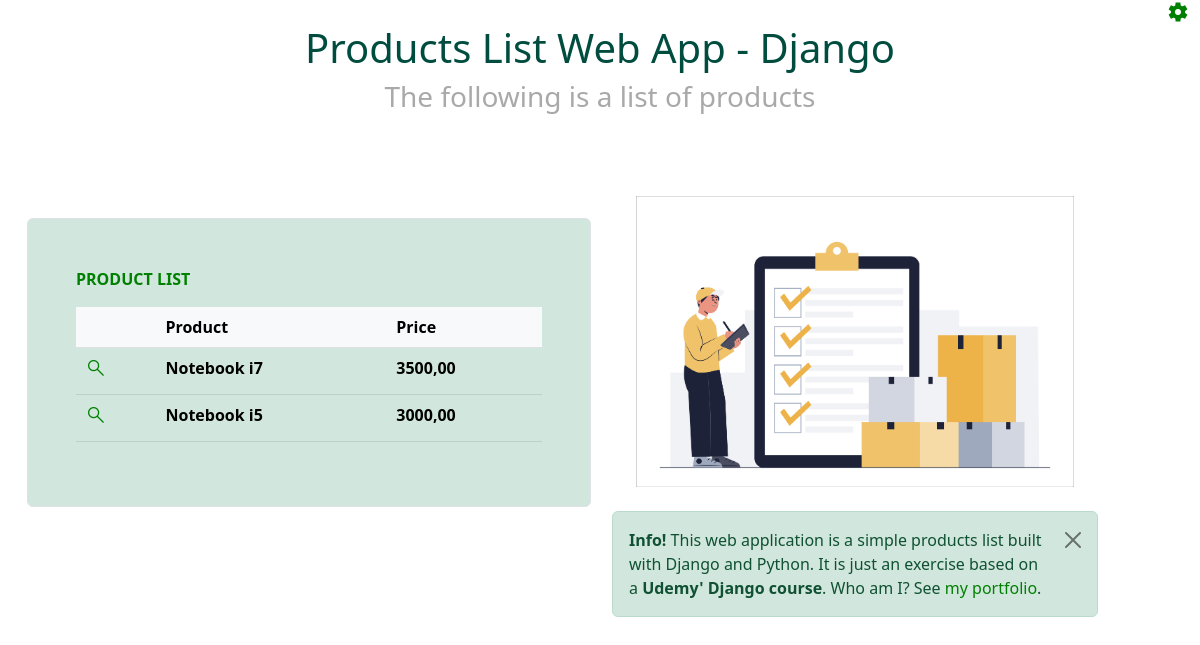
Screenshot of /products/ with the database file from the repository.
### products/models.py (models this page shows, shortened)
class Produto(models.Model):
    nome = models.CharField('Nome', max_length=100)
    preco = models.DecimalField('Preço',decimal_places=2,max_digits=9)
    estoque = models.IntegerField('Quantidade em Estoque')

### products/views.py (the view)
# urls.py: path('', index,name='index'),
def index(request):
    produtos = Produto.objects.all()
    contexto = {
        'produtos' : produtos,
        'curso': 'Programação web com Python Django',
        'outro' : 'Geek University',
    }
    return render(request, 'products/index.html', contexto)

### products/templates/products/index.html (shortened to what this page needs)
{% load static %}
<!DOCTYPE html>
<html lang="en">
<head>
    {% include './extends/head_ext.html' %}
</head>
<body>
{% include './extends/header_ext.html' %}
<div class="row">
  <div class="col-sm-6 p-4" >
    <div id='options' class="container p-5 my-5 border border-1 rounded">
        <p><b>PRODUCT LIST</b></p>
        <table class="table table-hover">
            <thead>
             <tr class="table-light">
               <th>&nbsp;</th>
               <th>Product</th>
               <th>Price</th>
             </tr>
            </thead>
            <tbody>
            {% for produto in produtos%}
              <tr class="table-success" >
                <th>
                  <a href="{% url 'products:produto' produto.id %}"
                     data-bs-toggle="tooltip"
                     title="show inventory quantity"
                      >
                    <span class="material-symbols-outlined" alt="show inventory quantity">
                    </span>
                  </a>
                </th>
                <th>{{produto.nome}}</th>
                <th>{{produto.preco}}</th>
              </tr>
            </tbody>
            {% endfor %}
        </table>
    </div>
  </div>
  <div class="col-sm-5">
      {% include './extends/img_ext.html' %}
      {% include './extends/info_ext.html' %}
  </div>
</div>
<p>&nbsp;</p>
</body>
</html>

### products/static/products/css/productstyle.css (style rules this page uses)
body { background-color: #C43EAF; }
a:link { text-decoration: none; color: green; }
#options { background-color: #D1E7DD; margin-left: 15px; height: 1024px%; color: green; }

### products/templates/products/extends/head_ext.html (style rules this page uses)
.material-symbols-outlined { font-variation-settings: 'FILL' 1, 'wght' 300, 'GRAD' 0, 'opsz' 20 }

### rows the page displays
Produto: nome "Notebook i7", preco "3500,00"
Produto: nome "Notebook i5", preco "3000,00"
